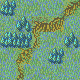

Tiled map render using the project's own tile images. Description and the whole map definition, tile-layer contents included, below:
An orthogonal 5x5 tile map with 16x16 px tiles, 1 tile layer (Tile Layer 1).

<map version="1.4" tiledversion="2021.01.13" orientation="orthogonal" renderorder="right-down" width="5" height="5" tilewidth="16" tileheight="16" infinite="0" nextlayerid="2" nextobjectid="1">
 <tileset firstgid="1" name="UpdatedVillage.png" tilewidth="16" tileheight="16" tilecount="1024" columns="32">
  <image source="UpdatedVillage.png" trans="ffffff" width="512" height="512" />
 </tileset>
 <layer id="1" name="Tile Layer 1" width="5" height="5">
  <data encoding="csv">
452,290,194,73,538,
193,420,471,534,106,
513,515,467,161,420,
161,536,106,452,162,
258,469,129,193,258
</data>
 </layer>
</map>
